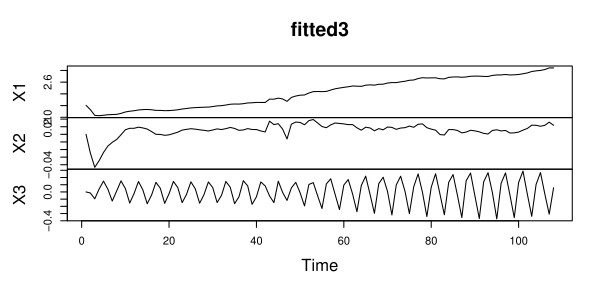

The R source for this figure:
###################################################
### code chunk number 24: Cs504_fitted
###################################################
fitted3 <- MARSSkfss(fit2)$xtt
fitted3 <- ts(t(fitted3[1:3, ]))
plot(fitted3)
